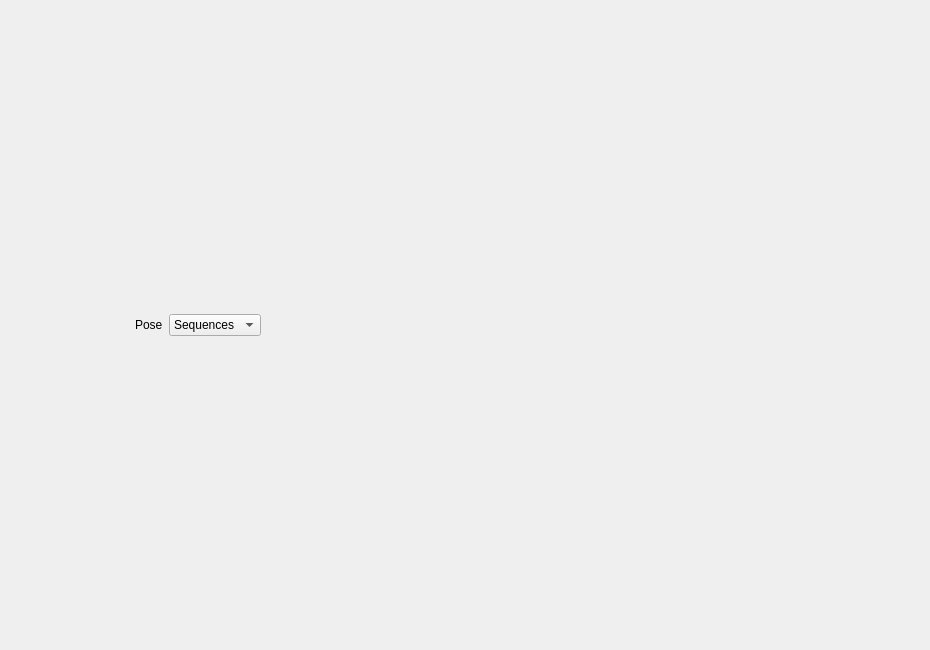
<?xml version="1.0" encoding="UTF-8"?>
<ui version="4.0">
 <class>studiomodel::StudioModelView</class>
 <widget class="QWidget" name="studiomodel::StudioModelView">
  <property name="geometry">
   <rect>
    <x>0</x>
    <y>0</y>
    <width>930</width>
    <height>650</height>
   </rect>
  </property>
  <property name="windowTitle">
   <string>Form</string>
  </property>
  <layout class="QVBoxLayout" name="verticalLayout">
   <property name="spacing">
    <number>0</number>
   </property>
   <property name="leftMargin">
    <number>0</number>
   </property>
   <property name="topMargin">
    <number>0</number>
   </property>
   <property name="rightMargin">
    <number>0</number>
   </property>
   <property name="bottomMargin">
    <number>0</number>
   </property>
   <item>
    <layout class="QVBoxLayout" name="SceneContainer"/>
   </item>
   <item>
    <widget class="QWidget" name="ControlsBar" native="true">
     <property name="sizePolicy">
      <sizepolicy hsizetype="Preferred" vsizetype="Fixed">
       <horstretch>0</horstretch>
       <verstretch>0</verstretch>
      </sizepolicy>
     </property>
     <layout class="QHBoxLayout" name="horizontalLayout">
      <property name="leftMargin">
       <number>0</number>
      </property>
      <property name="topMargin">
       <number>0</number>
      </property>
      <property name="rightMargin">
       <number>0</number>
      </property>
      <property name="bottomMargin">
       <number>0</number>
      </property>
      <item>
       <widget class="studiomodel::InfoBar" name="InfoBar" native="true"/>
      </item>
      <item>
       <widget class="QTabBar" name="ViewSelection" native="true"/>
      </item>
      <item>
       <widget class="QLabel" name="label">
        <property name="sizePolicy">
         <sizepolicy hsizetype="Fixed" vsizetype="Preferred">
          <horstretch>0</horstretch>
          <verstretch>0</verstretch>
         </sizepolicy>
        </property>
        <property name="text">
         <string>Pose</string>
        </property>
       </widget>
      </item>
      <item>
       <widget class="QComboBox" name="Pose">
        <property name="sizePolicy">
         <sizepolicy hsizetype="Fixed" vsizetype="Fixed">
          <horstretch>0</horstretch>
          <verstretch>0</verstretch>
         </sizepolicy>
        </property>
        <item>
         <property name="text">
          <string>Sequences</string>
         </property>
        </item>
        <item>
         <property name="text">
          <string>Skeleton</string>
         </property>
        </item>
       </widget>
      </item>
      <item>
       <spacer name="horizontalSpacer">
        <property name="orientation">
         <enum>Qt::Horizontal</enum>
        </property>
        <property name="sizeHint" stdset="0">
         <size>
          <width>0</width>
          <height>20</height>
         </size>
        </property>
       </spacer>
      </item>
     </layout>
    </widget>
   </item>
  </layout>
 </widget>
 <customwidgets>
  <customwidget>
   <class>studiomodel::InfoBar</class>
   <extends>QWidget</extends>
   <header>plugins/halflife/studiomodel/ui/dockpanels/InfoBar.hpp</header>
   <container>1</container>
  </customwidget>
  <customwidget>
   <class>QTabBar</class>
   <extends>QWidget</extends>
   <header>QTabBar</header>
   <container>1</container>
  </customwidget>
 </customwidgets>
 <resources/>
 <connections/>
</ui>
